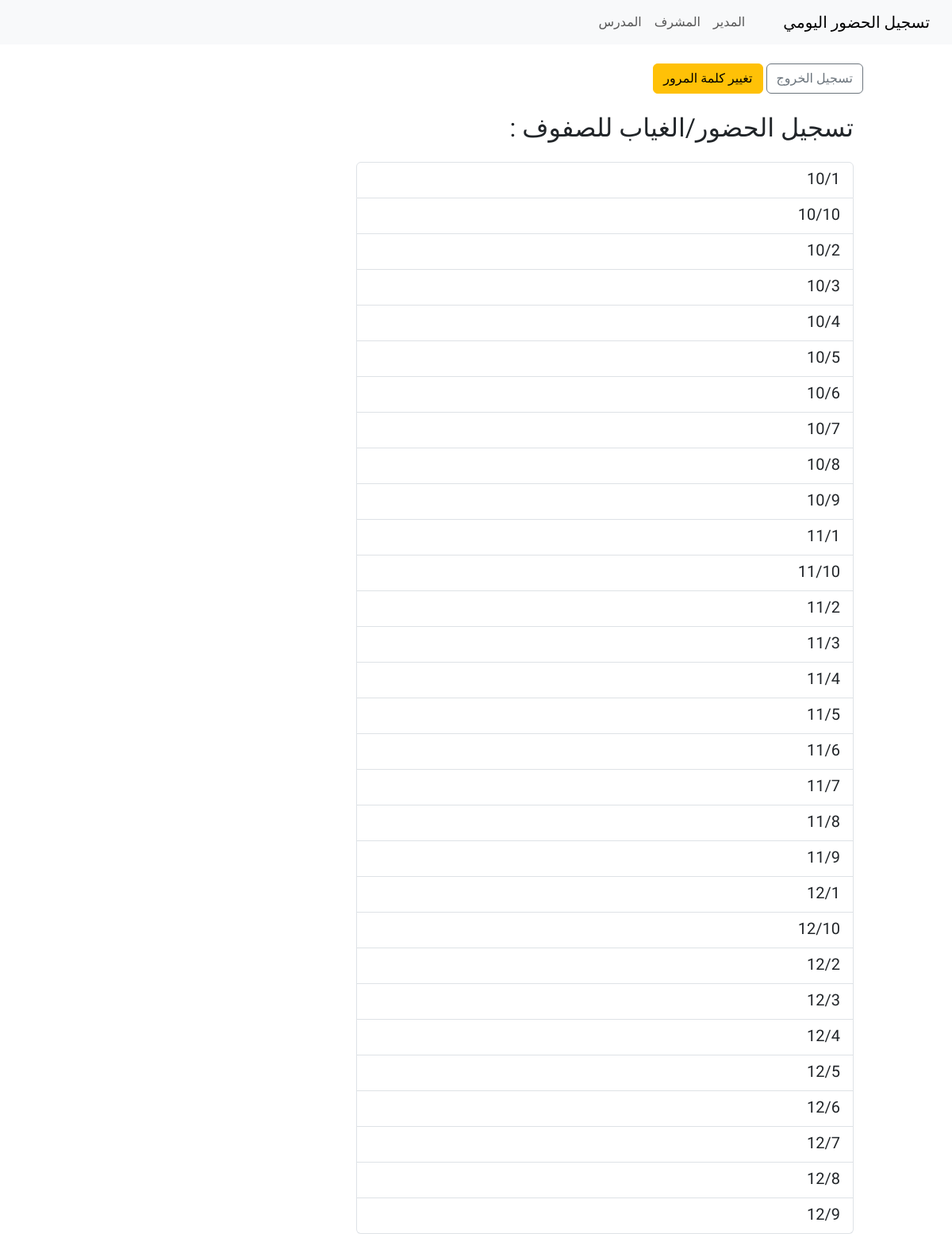
/teacher/classes (signed in), run on the app's committed database.
### tables this page shows
CREATE TABLE school_class (
	id INTEGER NOT NULL, 
	name VARCHAR(120) NOT NULL, 
	PRIMARY KEY (id)
);

### app.py (the view)
@app.route('/teacher/classes')
@login_required
def teacher_classes():
    if current_user.role != 'teacher':
        flash('Unauthorized', 'danger')
        return redirect(url_for('index'))
    conn = get_db()
    tid = int(current_user.get_id())
    rows = conn.execute("SELECT c.* FROM teacher_subject ts JOIN school_class c ON ts.class_id = c.id WHERE ts.teacher_id = ? ORDER BY c.name", (tid,)).fetchall()
    classes = [RowObject(r) for r in rows]
    if not classes:
        urow = conn.execute("SELECT classes FROM user WHERE id = ?", (tid,)).fetchone()
        if urow and urow['classes']:
            for cid in str(urow['classes']).split(','):
                cid = cid.strip()
                if not cid:
                    continue
                crow = conn.execute("SELECT * FROM school_class WHERE id = ?", (cid,)).fetchone()
                if crow:
                    classes.append(RowObject(crow))
    return render_template('teacher_classes.html', classes=classes)

### app.py (called while the page is built)
def get_db():
    db_conn = getattr(g, '_database', None)
    if db_conn is None:
        db_conn = sqlite3.connect(DATABASE, detect_types=sqlite3.PARSE_DECLTYPES)
        db_conn.row_factory = sqlite3.Row
        g._database = db_conn
    return db_conn

@login_manager.user_loader
def load_user(user_id):
    conn = get_db()
    row = conn.execute("SELECT * FROM user WHERE id = ?", (int(user_id),)).fetchone()
    return SimpleUser(row) if row else None

    def __getattr__(self, name):
        try:
            return self._r[name]
        except Exception:
            raise AttributeError(name)

    def get_id(self):
        return str(self.id)

### templates/teacher_classes.html (shortened to what this page needs)
{% extends 'layout.html' %}
{% block content %}
<div class="mt-3">
  <a href="{{ url_for('logout') }}" class="btn btn-outline-secondary">
     تسجيل الخروج
  </a>
  <a href="{{ url_for('change_password') }}" class="btn btn-warning">
     تغيير كلمة المرور
  </a>
</div>
<div class="container mt-4">
  <div class="row">
    <div class="col-md-8 offset-md-2">
      <h2 class="mb-4">تسجيل الحضور/الغياب للصفوف : </h2>
      {% if classes %}
      <div class="list-group">
        {% for c in classes %}
        <a href="{{ url_for('teacher_select_class', class_id=c.id) }}" class="list-group-item list-group-item-action">
          <div class="d-flex w-100 justify-content-between align-items-center">
            <h5 class="mb-1">{{ c.name }}</h5>
          </div>
        </a>
        {% endfor %}
      </div>
      {% else %}
      <div class="alert alert-info">
        <i class="bi bi-info-circle"></i> لا توجد صفوف مسندة إليك حالياً
      </div>
      {% endif %}
    </div>
  </div>
</div>
{% endblock %}

### templates/layout.html (shortened to what this page needs)
<!doctype html>
<html lang="en" dir="rtl">
<head>
    <link href="https://cdn.jsdelivr.net/npm/bootstrap@5.3.2/dist/css/bootstrap.min.css" rel="stylesheet">
    <link href="/static/css/style.css" rel="stylesheet">
</head>
<body>
    <nav class="navbar navbar-expand-lg navbar-light bg-light">
        <div class="container-fluid">
            <a class="navbar-brand" href="/">تسجيل الحضور اليومي</a>
            <div class="collapse navbar-collapse">
                <ul class="navbar-nav ms-auto">
                    {% if current_user.is_authenticated and current_user.role=='admin1' %}
                    <li class="nav-item dropdown">
                        <a class="nav-link dropdown-toggle" href="#" id="adminMenu" role="button"
                            data-bs-toggle="dropdown" aria-expanded="false">Admin</a>
                        <ul class="dropdown-menu dropdown-menu-end" aria-labelledby="adminMenu">
                            <li><a class="dropdown-item" href="{{ url_for('admin_dashboard') }}">Dashboard</a></li>
                            <li><a class="dropdown-item" href="{{ url_for('admin_periods') }}">Manage Periods</a></li>
                        </ul>
                    </li>
                    {% else %}
                    <li class="nav-item"><a class="nav-link" href="/admin/login">المدير</a></li>
                    {% endif %}
                    <li class="nav-item"><a class="nav-link" href="/staff/login">المشرف</a></li>
                    <li class="nav-item"><a class="nav-link" href="/teacher/login">المدرس</a></li>
                </ul>
            </div>
        </div>
    </nav>
    <div class="container mt-4">
        {% block content %}{% endblock %}
    </div>
</body>
</html>

### static/css/style.css (style rules this page uses)
body { font-family: 'Tajawal', Tahoma, Geneva, Verdana, sans-serif; }
.container { max-width: 1000px; }

### data on the page
school_class: name "10/1"
school_class: name "10/10"
school_class: name "10/2"
school_class: name "10/3"
school_class: name "10/4"
school_class: name "10/5"
school_class: name "10/6"
school_class: name "10/7"
school_class: name "10/8"
school_class: name "10/9"
school_class: name "11/1"
school_class: name "11/10"
school_class: name "11/2"
school_class: name "11/3"
school_class: name "11/4"
school_class: name "11/5"
school_class: name "11/6"
school_class: name "11/7"
school_class: name "11/8"
school_class: name "11/9"
school_class: name "12/1"
school_class: name "12/10"
school_class: name "12/2"
school_class: name "12/3"
school_class: name "12/4"
school_class: name "12/5"
school_class: name "12/6"
school_class: name "12/7"
school_class: name "12/8"
school_class: name "12/9"
